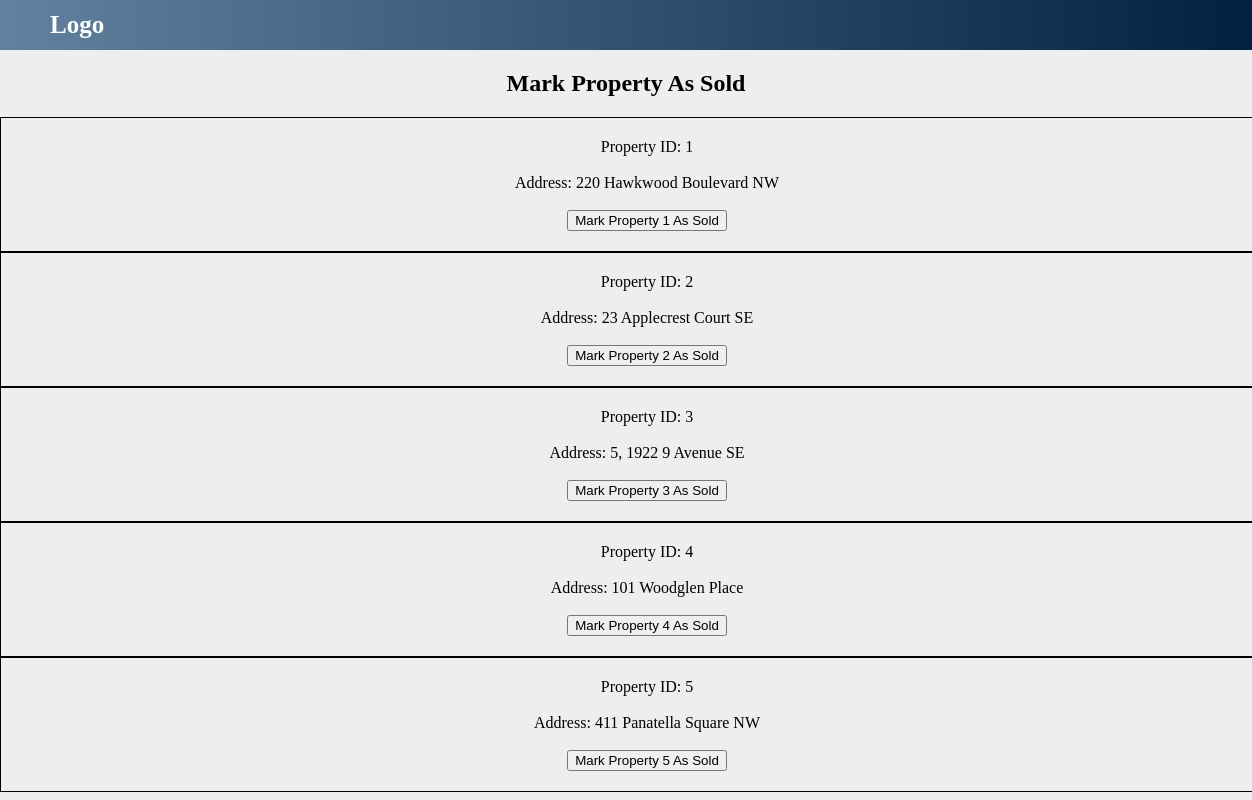
Screenshot of /real-estate-db/sellProperty.php (signed in) with the database file from the repository.
### tables this page shows
CREATE TABLE `property` (
  `Property_ID` int(11) NOT NULL,
  `Address` varchar(50) NOT NULL,
  `Neighbourhood` varchar(50) NOT NULL,
  `City` varchar(50) NOT NULL,
  `Zip_Code` varchar(32) NOT NULL,
  `Estimated_Value` int(11) NOT NULL,
  `Square_Footage` int(11) NOT NULL,
  `Num_Beds` int(11) NOT NULL,
  `Num_Baths` int(11) NOT NULL,
  `S_Email` varchar(50) NOT NULL
);

### real-estate-db/sellProperty.php (the view, shortened to what this page needs)
<?php
    include("connection.php");
?>
<!DOCTYPE html>
<html>
<head>
	<link rel="stylesheet" type="text/css" href="style.css"/>
</head>
<body>
    <div class="grad">
		<h1 class="logo"> Logo </h1>
	</div>
    <div>
		<h2><center>Mark Property As Sold</center></h2>
	</div>
    <form method="post" action="" >
<?php
    $query = "select * from property";
    $result = mysqli_query($conn, $query);
    if ($result) {
        if (mysqli_num_rows($result) > 0) {
            while($listing_data = mysqli_fetch_assoc($result)){ ?>
                <div class="meeting_div">
                    Property ID: <?php echo $listing_data['Property_ID'];?></br></br>
                    Address: <?php echo $listing_data['Address'];?></br></br>
                    <input type="submit" name="sell" value="<?php echo "Mark Property " . $listing_data['Property_ID'] . " As Sold";?>">
                </div>
            <?php }
        } else {
            echo "There are no properties.";
        }
    } else {
        echo "There was an error loading the properties.";
    }
?>
</body>
</html>

### real-estate-db/style.css (style rules this page uses)
body { background: #eee; }

### real-estate-db/sellProperty.php (style rules this page uses)
.grad { width: 100%; height: 50px; background-image: linear-gradient(to right, rgba(38,83,126,0.7), rgba(0,33,64,1)); }
body { margin: 0px; padding: 0px; }
.logo { color: #ffffff; font-size: 25px; text-align: left; margin-top: 0px; float: left; margin: 0px; line-height: 50px; padding-left: 50px; }
.meeting_div { float: left; width: 100%; border: 1px solid; padding: 20px 20px; text-align: center; }

### rows the page displays
property: Property_ID "1", Address "220 Hawkwood Boulevard NW", sell "Mark Property 1 As Sold"
property: Property_ID "2", Address "23 Applecrest Court SE", sell "Mark Property 2 As Sold"
property: Property_ID "3", Address "5, 1922 9 Avenue SE", sell "Mark Property 3 As Sold"
property: Property_ID "4", Address "101 Woodglen Place", sell "Mark Property 4 As Sold"
property: Property_ID "5", Address "411 Panatella Square NW", sell "Mark Property 5 As Sold"
